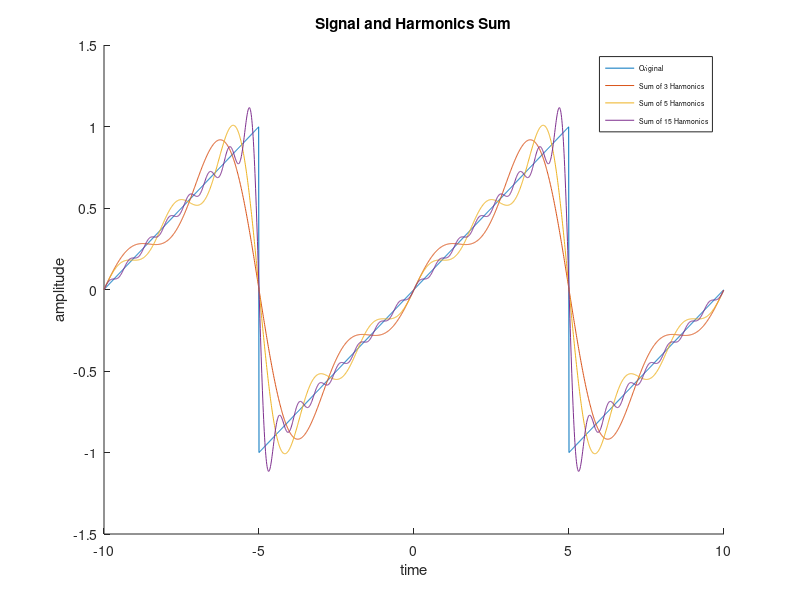

This figure's MATLAB source:
fs = 100;  % fs is given
t = -10:1/fs:10-1/fs;  % time vector is given

y = mod(0.2*t+1,2)-1;  % the given signal function (written in periodic way)
% 3 Harmonic Sum
y1 = (1i/pi)*exp(-1i*pi*t/5) + (-1i/pi)*exp(1i*pi*t/5)...
    + (1i/(2*pi))*exp(1i*2*pi*t/5)+ (-1i/(2*pi))*exp(-1i*2*pi*t/5)...
    + (1i/(3*pi))*exp(-1i*pi*3*t/5) + (-1i/(3*pi))*exp(1i*pi*3*t/5); 
% 5 Harmonic Sum
y2 = (1i/pi)*exp(-1i*pi*t/5) + (-1i/pi)*exp(1i*pi*t/5)...
    + (1i/(2*pi))*exp(1i*2*pi*t/5)+ (-1i/(2*pi))*exp(-1i*2*pi*t/5)...
    + (1i/(3*pi))*exp(-1i*pi*3*t/5) + (-1i/(3*pi))*exp(1i*pi*3*t/5)...
    + (1i/(4*pi))*exp(1i*pi*4*t/5) + (-1i/(4*pi))*exp(-1i*pi*4*t/5)...
    + (1i/(5*pi))*exp(-1i*pi*5*t/5) + (-1i/(5*pi))*exp(1i*pi*5*t/5);
% 15 Harmonic Sum
y3 = (1i/pi)*exp(-1i*pi*t/5) + (-1i/pi)*exp(1i*pi*t/5)...
    + (1i/(2*pi))*exp(1i*2*pi*t/5)+ (-1i/(2*pi))*exp(-1i*2*pi*t/5)...
    + (1i/(3*pi))*exp(-1i*pi*3*t/5) + (-1i/(3*pi))*exp(1i*pi*3*t/5)...
    + (1i/(4*pi))*exp(1i*pi*4*t/5) + (-1i/(4*pi))*exp(-1i*pi*4*t/5)...
    + (1i/(5*pi))*exp(-1i*pi*5*t/5) + (-1i/(5*pi))*exp(1i*pi*5*t/5)...
    + (1i/(6*pi))*exp(1i*pi*6*t/5) + (-1i/(6*pi))*exp(-1i*pi*6*t/5)...
    + (1i/(7*pi))*exp(-1i*pi*7*t/5) + (-1i/(7*pi))*exp(1i*pi*7*t/5)...
    + (1i/(8*pi))*exp(1i*pi*8*t/5) + (-1i/(8*pi))*exp(-1i*pi*8*t/5)...
    + (1i/(9*pi))*exp(-1i*pi*9*t/5) + (-1i/(9*pi))*exp(1i*pi*9*t/5)...
    + (1i/(10*pi))*exp(1i*pi*10*t/5) + (-1i/(10*pi))*exp(-1i*pi*10*t/5)...
    + (1i/(11*pi))*exp(-1i*pi*11*t/5) + (-1i/(11*pi))*exp(1i*pi*11*t/5)...
    + (1i/(12*pi))*exp(1i*pi*12*t/5) + (-1i/(12*pi))*exp(-1i*pi*12*t/5)...
    + (1i/(13*pi))*exp(-1i*pi*13*t/5) + (-1i/(13*pi))*exp(1i*pi*13*t/5)...
    + (1i/(14*pi))*exp(1i*pi*14*t/5) + (-1i/(14*pi))*exp(-1i*pi*14*t/5)...
    + (1i/(15*pi))*exp(-1i*pi*15*t/5) + (-1i/(15*pi))*exp(1i*pi*15*t/5);



hold on
plot(t, y,'DisplayName','Original'), xlim([-10 10]), ylim([-1.5 1.5]);
plot(t, y1,'DisplayName','Sum of 3 Harmonics'), xlim([-10 10]), ylim([-1.5 1.5]);
plot(t, y2,'DisplayName','Sum of 5 Harmonics'), xlim([-10 10]), ylim([-1.5 1.5]);
plot(t, y3,'DisplayName','Sum of 15 Harmonics'), xlim([-10 10]), ylim([-1.5 1.5]);
set(legend,'fontsize',5);
xlabel('time') 
ylabel('amplitude')
title('Signal and Harmonics Sum')
hold off